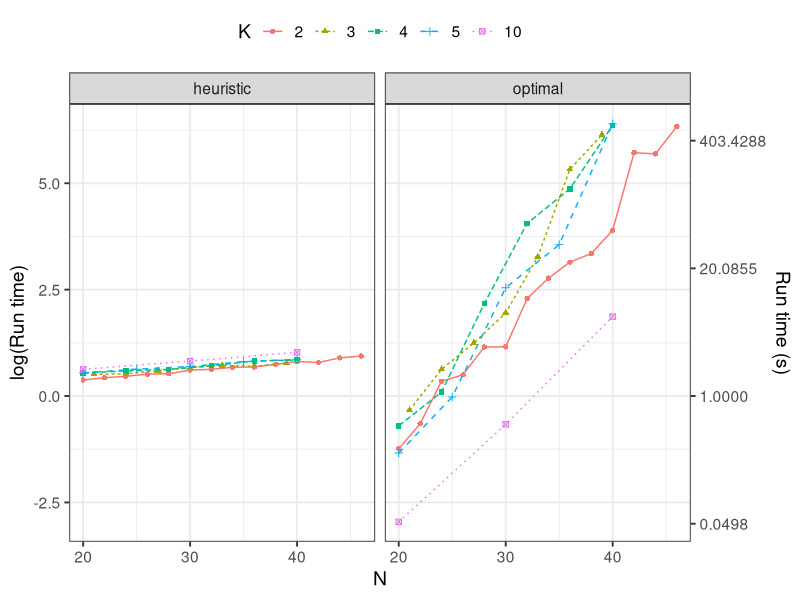

Write R code to recreate this figure.

library(dplyr)
library(tidyr)
library(ggplot2)
library(here)

## Currently the data are not complete!! (need to rerun using gurobi solver on my computer at university)

ti <- read.csv(here("Running_Time_Optimal_Algorithm", "results_runningtime.csv"), sep = ";")
mean(ti$diversity_heuristic == ti$diversity_optimal, na.rm = TRUE)
ti$ID <- 1:nrow(ti)

dfl <- ti |> 
  select(ID, N, K, time_heuristic, time_optimal, time_limit_exceeded) |> 
  pivot_longer(
    cols = c(time_heuristic, time_optimal),
    names_to = "Algorithm", 
    values_to = "Runtime",
    names_prefix = "time_")

dfl$K <- factor(dfl$K)
df <- dfl |> 
  filter(!time_limit_exceeded) |> 
  group_by(N, K, Algorithm) |> 
  summarise(runtime = mean(Runtime))

df |> 
  group_by(K, Algorithm) |> 
  summarise(max_mean_runtime = max(runtime), N_max = max(N)) |> 
  arrange(desc(Algorithm), K)

options(scipen = 999, digits = 2)
df |>
  ggplot(aes(x = N, y = log(runtime))) +
  geom_point(aes(color = K, shape = K)) +
  geom_line(aes(linetype = K, color = K)) +
  theme_bw(base_size = 14) +
  facet_grid(cols = vars(Algorithm), scales = "free") +
  ylab("log(Run time)") + 
  theme(legend.position = "top")+ 
  scale_y_continuous(
    sec.axis = sec_axis(transform = ~ exp(.x),
                        name = "Run time (s)", 
                        breaks = exp(c(-6, -3, 0, 3, 6)))
  ) 

